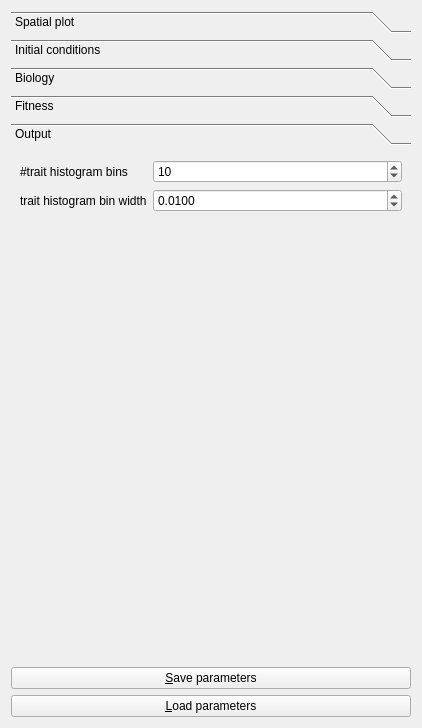
<?xml version="1.0" encoding="UTF-8"?>
<ui version="4.0">
 <class>korter_project_qt_parameters_widget</class>
 <widget class="QWidget" name="korter_project_qt_parameters_widget">
  <property name="geometry">
   <rect>
    <x>0</x>
    <y>0</y>
    <width>418</width>
    <height>728</height>
   </rect>
  </property>
  <property name="sizePolicy">
   <sizepolicy hsizetype="Preferred" vsizetype="Preferred">
    <horstretch>0</horstretch>
    <verstretch>0</verstretch>
   </sizepolicy>
  </property>
  <property name="windowTitle">
   <string>Form</string>
  </property>
  <layout class="QGridLayout" name="gridLayout">
   <item row="3" column="0">
    <widget class="QPushButton" name="button_load">
     <property name="text">
      <string>&amp;Load parameters</string>
     </property>
    </widget>
   </item>
   <item row="2" column="0">
    <widget class="QPushButton" name="button_save">
     <property name="text">
      <string>&amp;Save parameters</string>
     </property>
    </widget>
   </item>
   <item row="0" column="0">
    <widget class="QToolBox" name="toolBox">
     <property name="sizePolicy">
      <sizepolicy hsizetype="Preferred" vsizetype="Preferred">
       <horstretch>0</horstretch>
       <verstretch>0</verstretch>
      </sizepolicy>
     </property>
     <property name="minimumSize">
      <size>
       <width>400</width>
       <height>500</height>
      </size>
     </property>
     <property name="currentIndex">
      <number>4</number>
     </property>
     <widget class="QWidget" name="page_spatial_plot">
      <property name="geometry">
       <rect>
        <x>0</x>
        <y>0</y>
        <width>400</width>
        <height>345</height>
       </rect>
      </property>
      <attribute name="label">
       <string>Spatial plot</string>
      </attribute>
      <layout class="QGridLayout" name="gridLayout_10">
       <item row="0" column="0">
        <widget class="QLabel" name="label_spatial_height">
         <property name="text">
          <string>Grid height</string>
         </property>
        </widget>
       </item>
       <item row="3" column="0">
        <spacer name="verticalSpacer_4">
         <property name="orientation">
          <enum>Qt::Vertical</enum>
         </property>
         <property name="sizeHint" stdset="0">
          <size>
           <width>20</width>
           <height>40</height>
          </size>
         </property>
        </spacer>
       </item>
       <item row="1" column="1">
        <widget class="QSpinBox" name="box_spatial_width">
         <property name="minimum">
          <number>1</number>
         </property>
         <property name="maximum">
          <number>10000</number>
         </property>
         <property name="value">
          <number>10</number>
         </property>
        </widget>
       </item>
       <item row="1" column="0">
        <widget class="QLabel" name="label_spatial_width">
         <property name="text">
          <string>Grid width</string>
         </property>
        </widget>
       </item>
       <item row="0" column="1">
        <widget class="QSpinBox" name="box_spatial_height">
         <property name="minimum">
          <number>1</number>
         </property>
         <property name="maximum">
          <number>10000</number>
         </property>
         <property name="value">
          <number>10</number>
         </property>
        </widget>
       </item>
       <item row="5" column="0" colspan="2">
        <widget class="QLabel" name="image_spatial">
         <property name="text">
          <string/>
         </property>
         <property name="pixmap">
          <pixmap resource="korter_project.qrc">:/images/Grid.jpg</pixmap>
         </property>
         <property name="alignment">
          <set>Qt::AlignCenter</set>
         </property>
        </widget>
       </item>
      </layout>
     </widget>
     <widget class="QWidget" name="page_initial_conditions">
      <property name="geometry">
       <rect>
        <x>0</x>
        <y>0</y>
        <width>400</width>
        <height>397</height>
       </rect>
      </property>
      <attribute name="label">
       <string>Initial conditions</string>
      </attribute>
      <layout class="QGridLayout" name="gridLayout_8">
       <item row="3" column="0">
        <widget class="QLabel" name="label_initial_seagrass_concentration">
         <property name="text">
          <string>RNG seed</string>
         </property>
        </widget>
       </item>
       <item row="6" column="0" colspan="2">
        <widget class="QLabel" name="image_initial_conditions">
         <property name="text">
          <string/>
         </property>
         <property name="pixmap">
          <pixmap resource="korter_project.qrc">:/images/PrimordialSoup.png</pixmap>
         </property>
         <property name="alignment">
          <set>Qt::AlignCenter</set>
         </property>
        </widget>
       </item>
       <item row="3" column="1">
        <widget class="QSpinBox" name="box_rng_seed"/>
       </item>
       <item row="5" column="0">
        <spacer name="verticalSpacer">
         <property name="orientation">
          <enum>Qt::Vertical</enum>
         </property>
         <property name="sizeHint" stdset="0">
          <size>
           <width>20</width>
           <height>40</height>
          </size>
         </property>
        </spacer>
       </item>
       <item row="1" column="0">
        <widget class="QLabel" name="label_init_trait_stddev">
         <property name="text">
          <string>Initial trait stddev</string>
         </property>
        </widget>
       </item>
       <item row="0" column="0">
        <widget class="QLabel" name="label_init_trait_mean">
         <property name="text">
          <string>Initial trait mean</string>
         </property>
        </widget>
       </item>
       <item row="0" column="1">
        <widget class="QDoubleSpinBox" name="box_init_trait_mean">
         <property name="singleStep">
          <double>0.010000000000000</double>
         </property>
         <property name="value">
          <double>1.000000000000000</double>
         </property>
        </widget>
       </item>
       <item row="1" column="1">
        <widget class="QDoubleSpinBox" name="box_init_trait_stddev">
         <property name="decimals">
          <number>3</number>
         </property>
         <property name="singleStep">
          <double>0.001000000000000</double>
         </property>
         <property name="value">
          <double>0.100000000000000</double>
         </property>
        </widget>
       </item>
      </layout>
     </widget>
     <widget class="QWidget" name="page_biology">
      <property name="geometry">
       <rect>
        <x>0</x>
        <y>0</y>
        <width>400</width>
        <height>397</height>
       </rect>
      </property>
      <attribute name="label">
       <string>Biology</string>
      </attribute>
      <layout class="QGridLayout" name="gridLayout_11">
       <item row="0" column="0">
        <widget class="QLabel" name="label_n_seeds">
         <property name="text">
          <string>Number of seeds</string>
         </property>
        </widget>
       </item>
       <item row="3" column="0">
        <spacer name="verticalSpacer_3">
         <property name="orientation">
          <enum>Qt::Vertical</enum>
         </property>
         <property name="sizeHint" stdset="0">
          <size>
           <width>20</width>
           <height>40</height>
          </size>
         </property>
        </spacer>
       </item>
       <item row="4" column="0" colspan="2">
        <widget class="QLabel" name="image_biology">
         <property name="text">
          <string/>
         </property>
         <property name="pixmap">
          <pixmap resource="korter_project.qrc">:/images/PrimordialSoup.png</pixmap>
         </property>
         <property name="alignment">
          <set>Qt::AlignCenter</set>
         </property>
        </widget>
       </item>
       <item row="0" column="1">
        <widget class="QSpinBox" name="box_n_seeds">
         <property name="maximum">
          <number>10000</number>
         </property>
         <property name="value">
          <number>20</number>
         </property>
        </widget>
       </item>
       <item row="1" column="0">
        <widget class="QLabel" name="label_n_nurse_plants">
         <property name="text">
          <string>Number of nurse plants</string>
         </property>
        </widget>
       </item>
       <item row="1" column="1">
        <widget class="QSpinBox" name="box_n_nurse_plants">
         <property name="maximum">
          <number>1000</number>
         </property>
         <property name="value">
          <number>10</number>
         </property>
        </widget>
       </item>
       <item row="2" column="0">
        <widget class="QLabel" name="label_mut_stddev">
         <property name="text">
          <string>Mutation stddev</string>
         </property>
        </widget>
       </item>
       <item row="2" column="1">
        <widget class="QDoubleSpinBox" name="box_mut_stddev">
         <property name="value">
          <double>0.100000000000000</double>
         </property>
        </widget>
       </item>
      </layout>
     </widget>
     <widget class="QWidget" name="page_fitness">
      <property name="geometry">
       <rect>
        <x>0</x>
        <y>0</y>
        <width>400</width>
        <height>345</height>
       </rect>
      </property>
      <attribute name="label">
       <string>Fitness</string>
      </attribute>
      <layout class="QGridLayout" name="gridLayout_2"/>
     </widget>
     <widget class="QWidget" name="page_output">
      <attribute name="label">
       <string>Output</string>
      </attribute>
      <layout class="QFormLayout" name="formLayout">
       <item row="0" column="0">
        <widget class="QLabel" name="label_n_trait_histogram_bins">
         <property name="text">
          <string>#trait histogram bins</string>
         </property>
        </widget>
       </item>
       <item row="1" column="0">
        <widget class="QLabel" name="label_trait_histogram_bin_width">
         <property name="text">
          <string>trait histogram bin width</string>
         </property>
        </widget>
       </item>
       <item row="1" column="1">
        <widget class="QDoubleSpinBox" name="box_trait_histogram_bin_width">
         <property name="decimals">
          <number>4</number>
         </property>
         <property name="minimum">
          <double>0.000100000000000</double>
         </property>
         <property name="maximum">
          <double>100.000000000000000</double>
         </property>
         <property name="singleStep">
          <double>0.010000000000000</double>
         </property>
         <property name="value">
          <double>0.010000000000000</double>
         </property>
        </widget>
       </item>
       <item row="0" column="1">
        <widget class="QSpinBox" name="box_n_trait_histogram_bins">
         <property name="minimum">
          <number>1</number>
         </property>
         <property name="maximum">
          <number>10000</number>
         </property>
         <property name="value">
          <number>10</number>
         </property>
        </widget>
       </item>
      </layout>
     </widget>
    </widget>
   </item>
   <item row="1" column="0">
    <spacer name="verticalSpacer_2">
     <property name="orientation">
      <enum>Qt::Vertical</enum>
     </property>
     <property name="sizeHint" stdset="0">
      <size>
       <width>20</width>
       <height>40</height>
      </size>
     </property>
    </spacer>
   </item>
  </layout>
 </widget>
 <tabstops>
  <tabstop>button_load</tabstop>
 </tabstops>
 <resources>
  <include location="korter_project.qrc"/>
 </resources>
 <connections/>
</ui>
